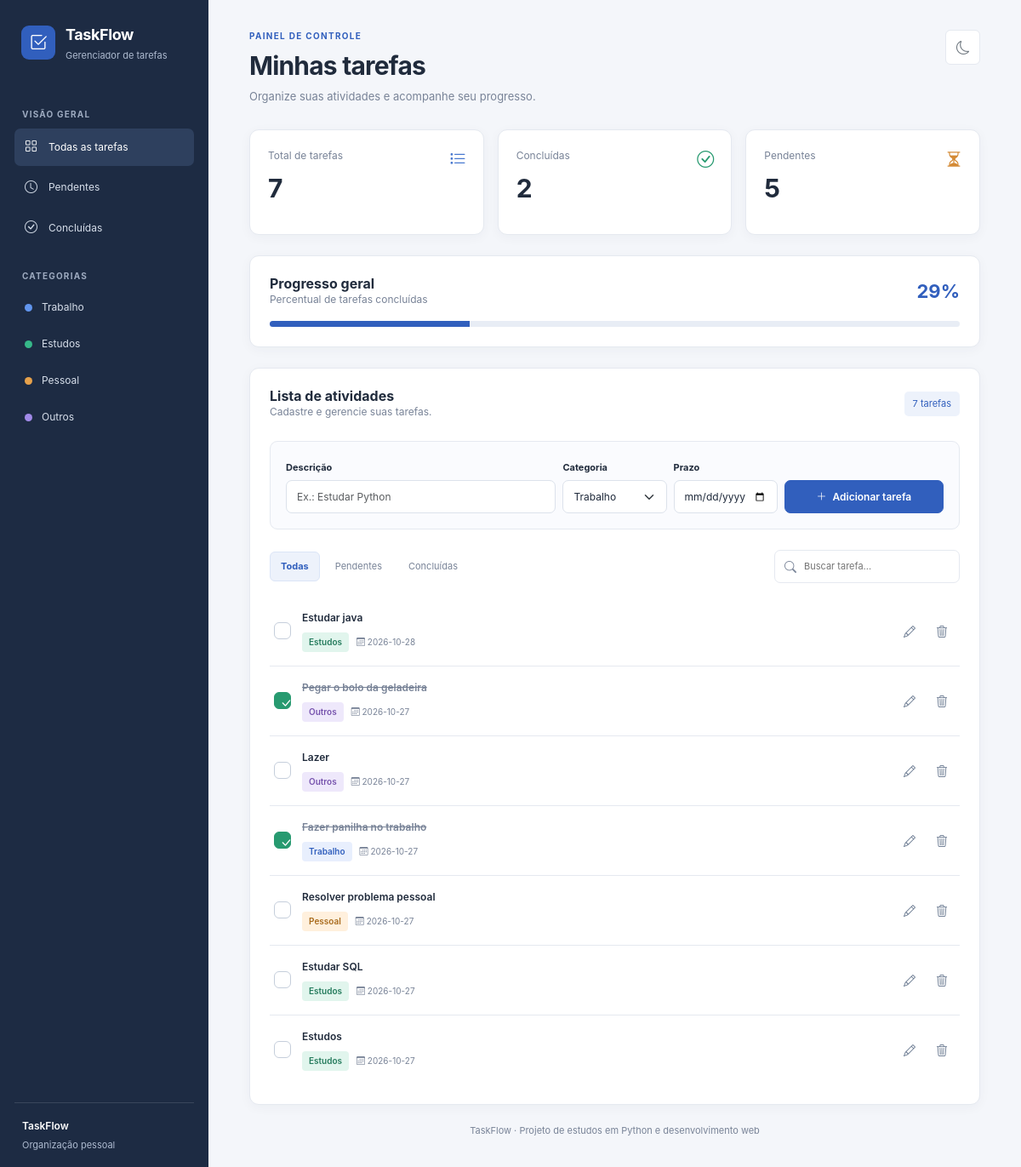
The page / on the database its author committed.
### tables this page shows
CREATE TABLE tarefas (
                id INTEGER PRIMARY KEY AUTOINCREMENT,
                descricao TEXT NOT NULL,
                concluida INTEGER NOT NULL DEFAULT 0,
                categoria TEXT NOT NULL DEFAULT 'Outros',
                prazo TEXT
            );

### app.py (the view)
@app.route("/")
def inicio():
    with conectar_banco() as db:
        tarefas = db.execute(
            "SELECT * FROM tarefas ORDER BY id DESC"
        ).fetchall()
    return render_template("index.html", tarefas=tarefas)

### app.py (called while the page is built)
def conectar_banco():
    conexao = sqlite3.connect(DATABASE)
    conexao.row_factory = sqlite3.Row
    return conexao

### templates/index.html (shortened to what this page needs)
<!DOCTYPE html>
<html lang="pt-BR">
<head>
    <link href="https://cdn.jsdelivr.net/npm/bootstrap@5.3.3/dist/css/bootstrap.min.css"
          rel="stylesheet">
    <link href="https://cdn.jsdelivr.net/npm/bootstrap-icons@1.11.3/font/bootstrap-icons.min.css"
          rel="stylesheet">
    <link rel="stylesheet"
          href="{{ url_for('static', filename='style.css') }}">
</head>
<body>
<div class="app-shell">
    <aside class="sidebar">
        <a href="/" class="brand">
            <span class="brand-mark">
                <i class="bi bi-check2-square"></i>
            </span>
            <span>
                <strong>TaskFlow</strong>
                <small>Gerenciador de tarefas</small>
            </span>
        </a>
        <p class="sidebar-heading">VISÃO GERAL</p>
        <button class="nav-link-custom active" data-filter="all">
            <i class="bi bi-grid"></i>
            Todas as tarefas
        </button>
        <button class="nav-link-custom" data-filter="pending">
            <i class="bi bi-clock"></i>
            Pendentes
        </button>
        <button class="nav-link-custom" data-filter="done">
            <i class="bi bi-check-circle"></i>
            Concluídas
        </button>
        <p class="sidebar-heading mt-4">CATEGORIAS</p>
        <button class="nav-link-custom" data-category="Trabalho">
            <span class="category-dot dot-blue"></span> Trabalho
        </button>
        <button class="nav-link-custom" data-category="Estudos">
            <span class="category-dot dot-green"></span> Estudos
        </button>
        <button class="nav-link-custom" data-category="Pessoal">
            <span class="category-dot dot-orange"></span> Pessoal
        </button>
        <button class="nav-link-custom" data-category="Outros">
            <span class="category-dot dot-purple"></span> Outros
        </button>
        <div class="sidebar-footer">
            <span>TaskFlow</span>
            <small>Organização pessoal</small>
        </div>
    </aside>
    <main class="main-content">
        <header class="page-header">
            <div>
                <p class="overline">PAINEL DE CONTROLE</p>
                <h1>Minhas tarefas</h1>
                <p class="page-description">
                    Organize suas atividades e acompanhe seu progresso.
                </p>
            </div>
            <button id="themeToggle" class="btn btn-outline-secondary theme-button"
                    type="button" aria-label="Alternar tema">
                <i class="bi bi-moon"></i>
            </button>
        </header>
        <section class="row g-3 mb-4" aria-label="Resumo das tarefas">
            <div class="col-md-4">
                <article class="summary-card summary-blue">
                    <span>Total de tarefas</span>
                    <i class="bi bi-list-task"></i>
                    <strong id="totalCount">0</strong>
                </article>
            </div>
            <div class="col-md-4">
                <article class="summary-card summary-green">
                    <span>Concluídas</span>
                    <i class="bi bi-check-circle"></i>
                    <strong id="doneCount">0</strong>
                </article>
            </div>
            <div class="col-md-4">
                <article class="summary-card summary-orange">
                    <span>Pendentes</span>
                    <i class="bi bi-hourglass-split"></i>
                    <strong id="pendingCount">0</strong>
                </article>
            </div>
        </section>
        <section class="panel progress-panel mb-4">
            <div class="d-flex justify-content-between align-items-center gap-3">
                <div>
                    <h2>Progresso geral</h2>
                    <p class="muted mb-0">Percentual de tarefas concluídas</p>
                </div>
                <strong id="progressText" class="progress-number">0%</strong>
            </div>
            <div class="progress mt-3" role="progressbar"
                 aria-label="Progresso das tarefas"
                 aria-valuemin="0" aria-valuemax="100"
                 aria-valuenow="0" id="progressContainer">
                <div id="progressBar" class="progress-bar" style="width: 0%"></div>
            </div>
        </section>
        <section class="panel">
            <div class="section-header">
                <div>
                    <h2>Lista de atividades</h2>
                    <p class="muted mb-0">Cadastre e gerencie suas tarefas.</p>
                </div>
                <span class="task-count" id="visibleCount">0 tarefas</span>
            </div>
            <form action="{{ url_for('adicionar') }}" method="POST"
                  class="task-form" id="addForm">
                <div class="row g-2">
                    <div class="col-lg-5">
                        <label class="form-label" for="taskDescription">
                            Descrição
                        </label>
                        <input id="taskDescription" type="text"
                               class="form-control" name="descricao"
                               placeholder="Ex.: Estudar Python"
                               maxlength="200" required>
                    </div>
                    <div class="col-sm-6 col-lg-2">
                        <label class="form-label" for="taskCategory">
                            Categoria
                        </label>
                        <select id="taskCategory" name="categoria"
                                class="form-select">
                            <option value="Trabalho">Trabalho</option>
                        </select>
                    </div>
                    <div class="col-sm-6 col-lg-2">
                        <label class="form-label" for="taskDue">Prazo</label>
                        <input id="taskDue" type="date" name="prazo"
                               class="form-control">
                    </div>
                    <div class="col-lg-3 d-flex align-items-end">
                        <button class="btn btn-primary w-100" type="submit">
                            <i class="bi bi-plus-lg me-1"></i>
                            Adicionar tarefa
                        </button>
                    </div>
                </div>
            </form>
            <div class="list-toolbar">
                <div class="filter-group">
                    <button class="filter-button selected" data-filter="all">
                        Todas
                    </button>
                    <button class="filter-button" data-filter="pending">
                        Pendentes
                    </button>
                    <button class="filter-button" data-filter="done">
                        Concluídas
                    </button>
                </div>
                <div class="search-box">
                    <i class="bi bi-search"></i>
                    <input type="search" id="searchInput"
                           placeholder="Buscar tarefa..."
                           aria-label="Buscar tarefa">
                </div>
            </div>
            <div class="task-list" id="taskList">
                {% for tarefa in tarefas %}
                <article
                    class="task-item {% if tarefa['concluida'] %}is-done{% endif %}"
                    data-status="{{ 'done' if tarefa['concluida'] else 'pending' }}"
                    data-category="{{ tarefa['categoria'] }}"
                    data-description="{{ tarefa['descricao']|lower }}">
                    <form action="{{ url_for('concluir', id=tarefa['id']) }}"
                          method="POST" class="complete-form">
                        <button type="submit" class="complete-button"
                                aria-label="Alternar conclusão">
                            {% if tarefa['concluida'] %}
                                <i class="bi bi-check-lg"></i>
                            {% endif %}
                        </button>
                    </form>
                    <div class="task-details">
                        <span class="task-title">{{ tarefa['descricao'] }}</span>
                        <div class="task-meta">
                            <span class="category-label category-{{ tarefa['categoria']|lower }}">
                                {{ tarefa['categoria'] }}
                            </span>
                            <span class="task-date">
                                {% if tarefa['prazo'] %}
                                    <i class="bi bi-calendar3"></i>
                                    {{ tarefa['prazo'] }}
                                {% else %}
                                    Sem prazo definido
                                {% endif %}
                            </span>
                        </div>
                    </div>
                    <div class="task-actions">
                        <button type="button" class="icon-button edit-button"
                                data-id="{{ tarefa['id'] }}"
                                data-description="{{ tarefa['descricao'] }}"
                                data-category="{{ tarefa['categoria'] }}"
                                data-due="{{ tarefa['prazo'] or '' }}"
                                aria-label="Editar tarefa">
                            <i class="bi bi-pencil"></i>
                        </button>
                        <form action="{{ url_for('excluir', id=tarefa['id']) }}"
                              method="POST" class="delete-form">
                            <button type="submit"
                                    class="icon-button delete-button"
                                    aria-label="Excluir tarefa">
                                <i class="bi bi-trash3"></i>
                            </button>
                        </form>
                    </div>
                </article>
                {% endfor %}
            </div>
        </section>
        <footer class="page-footer">
            TaskFlow · Projeto de estudos em Python e desenvolvimento web
        </footer>
    </main>
</div>
</body>
</html>

### rows shown on the page
tarefas: descricao "Estudar java", categoria "Estudos", prazo "2026-10-28"
tarefas: concluida 1 (drawn), descricao "Pegar o bolo da geladeira", categoria "Outros", prazo "2026-10-27"
tarefas: descricao "Lazer", categoria "Outros", prazo "2026-10-27"
tarefas: concluida 1 (drawn), descricao "Fazer panilha no trabalho", categoria "Trabalho", prazo "2026-10-27"
tarefas: descricao "Resolver problema pessoal", categoria "Pessoal", prazo "2026-10-27"
tarefas: descricao "Estudar SQL", categoria "Estudos", prazo "2026-10-27"
tarefas: descricao "Estudos", categoria "Estudos", prazo "2026-10-27"
